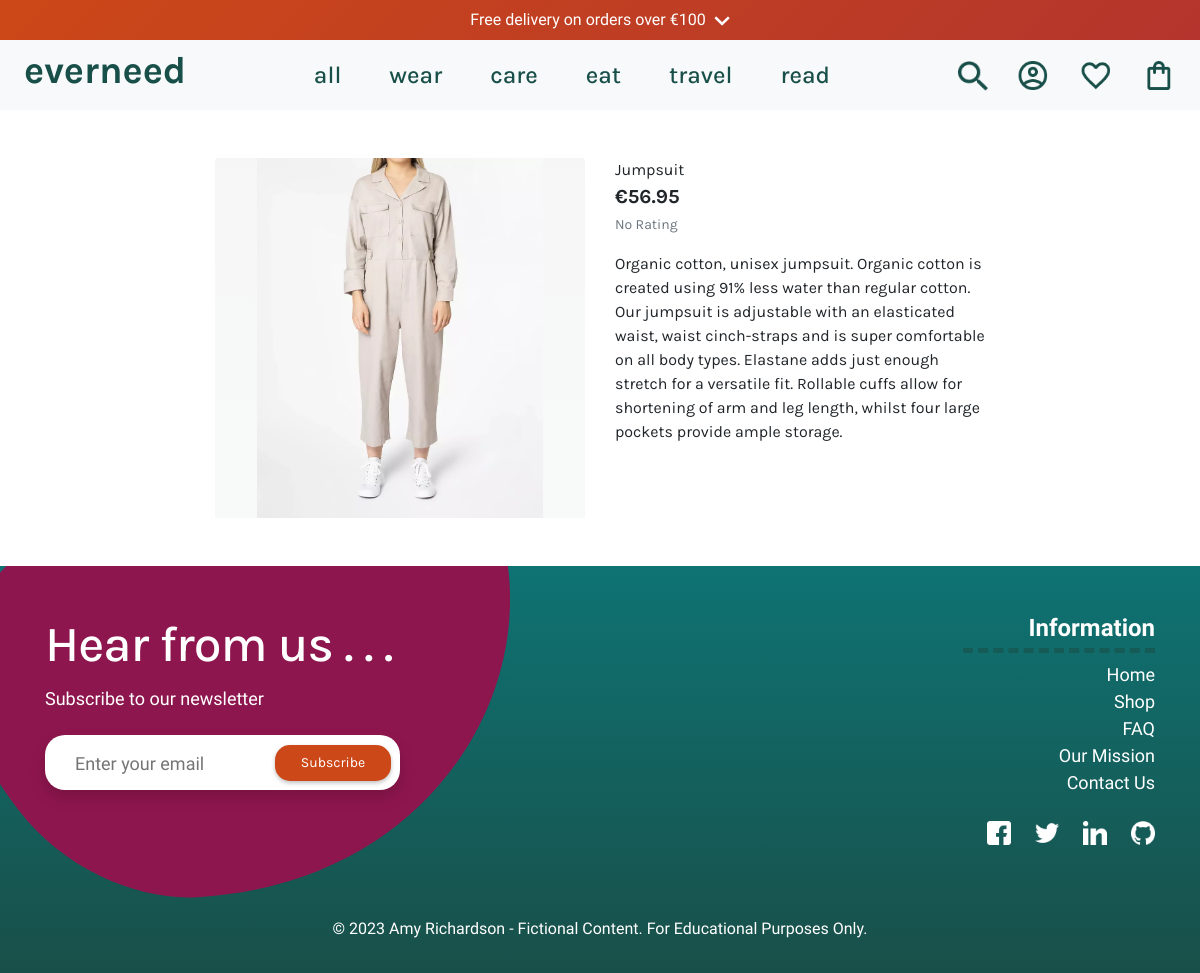
/products/1, run on an earlier commit of the app's database.
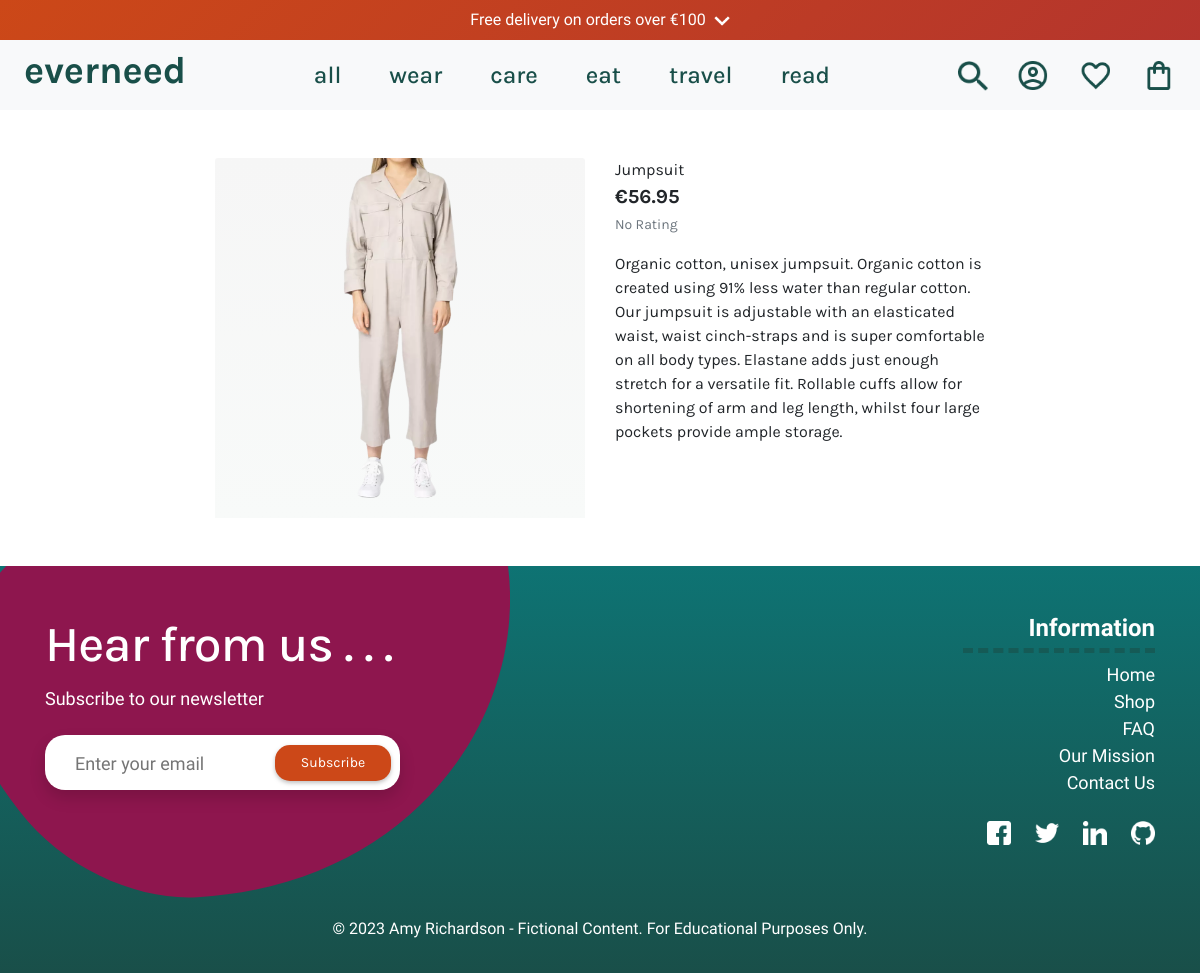
And on a later commit of the database.
### products/models.py (models this page shows, shortened)
class Product(models.Model):
    category = models.ForeignKey(
        'Category', null=True, blank=True, on_delete=models.SET_NULL)
    sku = models.CharField(
        max_length=254, null=True, blank=True)
    name = models.CharField(max_length=254)
    description = models.TextField(max_length=1024, default='')
    price = models.DecimalField(max_digits=6, decimal_places=2)
    sale_price = models.DecimalField(
        max_digits=6, decimal_places=2, null=True, blank=True)
    discount = models.DecimalField(
        max_digits=6, decimal_places=2, null=True, blank=True)
    shoe_size = models.CharField(max_length=10, choices=[
        ('32-34', '32-34'),
        ('35-36', '35-36'),
        ('38-40', '38-40'),
        ('41-43', '41-43'),
        ('44-46', '44-46'),
    ], blank=True)
    clothes_size = models.CharField(max_length=2, choices=[
        ('XS', 'XS'),
        ('S', 'S'),
        ('M', 'M'),
        ('L', 'L'),
        ('XL', 'XL'),
    ], blank=True)
    carbon_fp = models.DecimalField(
        max_digits=6, decimal_places=2, blank=True, null=True)
    carbon_saved = models.DecimalField(
        max_digits=6, decimal_places=2, blank=True, null=True)
    rating = models.DecimalField(max_digits=6, decimal_places=2, null=True,
                                 blank=True)
    image_url = models.URLField(
        max_length=1024, null=True, blank=True)
    image = models.ImageField(null=True, blank=True)
    feature_product = models.BooleanField(default=False, blank=True)
    is_sale = models.BooleanField(default=False)

### products/views.py (the view)
# urls.py: path('<product_id>', views.product_detail, name='product_detail'),
def product_detail(request, product_id):
    product = get_object_or_404(Product, pk=product_id)
    context = {
        'product': product,
    }
    return render(request, 'products/product_detail.html', context)

### products/templates/products/product_detail.html (shortened to what this page needs)
{% extends 'base.html' %}
{% load static %}
{% block content %}
<div class="container-fluid">
    <div class="row">
        <div class="col-12 col-md-6 col-lg-4 offset-lg-2">
            <div class="image-container my-5">
                {% if product.image %}
                <a href="{{ product.image.url }}" target="_blank">
                    <img class="card-img-top img-fluid product-image" src="{{ product.image.url }}" alt="{{ product.name }}">
                </a>
                {% else %}
                <a href="">
                    <img class="card-img-top img-fluid product-image" src="{{ MEDIA_URL }}noimage.png" alt="{{ product.name }}">
                </a>
                {% endif %}
            </div>
        </div>
        <div class="col-12 col-md-6 col-lg-4">
            <div class="product-details-container mb-5 mt-md-5">
                <p class="mb-0">{{ product.name }}</p>
                <p class="lead mb-0 text-left font-weight-bold">€{{ product.price }}</p>
                {% if product.rating %}
                <small class="text-muted"><i class="fas fa-star mr-1"></i>{{ product.rating }} / 5</small>
                {% else %}
                <small class="text-muted">No Rating</small>
                {% endif %}
                <p class="mt-3">{{ product.description }}</p>
            </div>
        </div>
    </div>
</div>
{% endblock %}

What changed in the data, as far as the page shows it:
changed Product "Jumpsuit": image: a different picture
